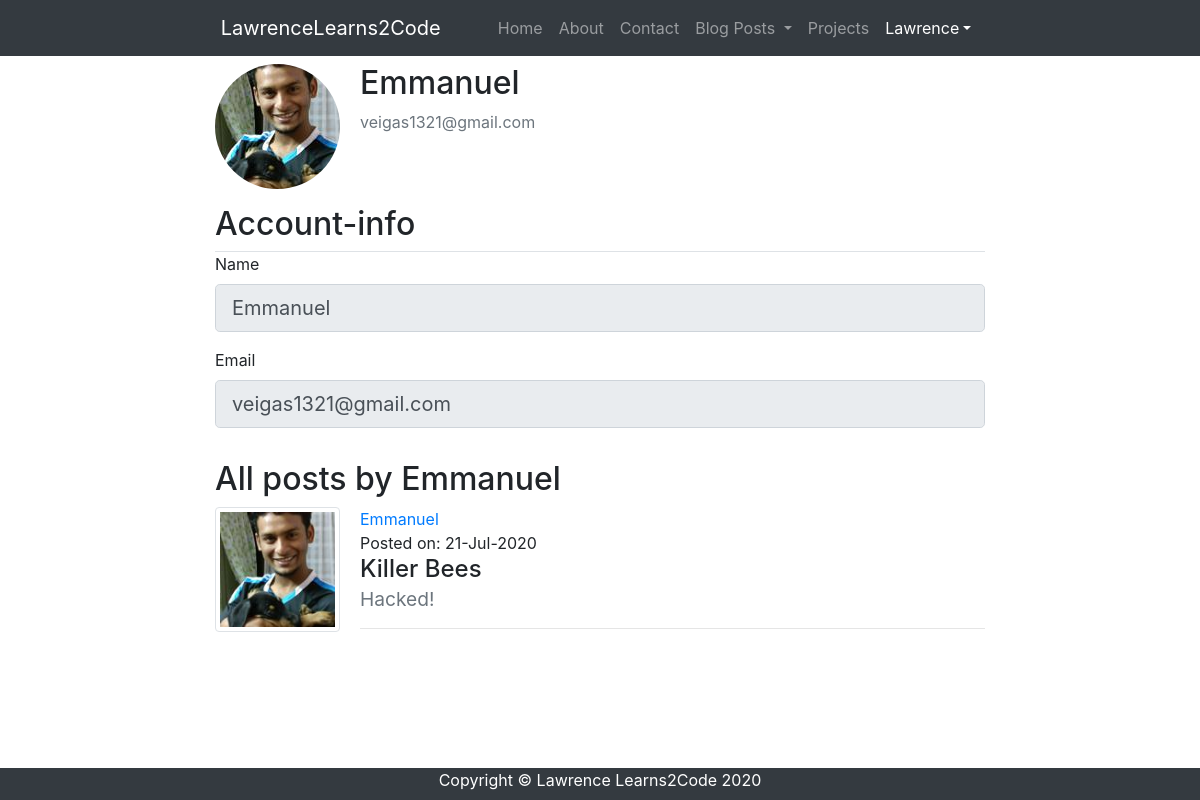
Page /account/2/ (signed in) on the committed database.
### lawrencelearns2code/models.py (models this page shows, shortened)
class User(db.Model, UserMixin):
    id = db.Column(db.Integer, primary_key=True)
    username = db.Column(db.String(20), unique=True, nullable=False)
    email = db.Column(db.String(120), unique=True, nullable=False)
    image_file = db.Column(db.String(20), nullable=False, default='default.jpg')
    password = db.Column(db.String(60), nullable=False)
    posts = db.relationship('Post', backref='author', lazy=True)

class Post(db.Model):
    id = db.Column(db.Integer, primary_key=True)
    title = db.Column(db.String(100), nullable=False)
    date_posted = db.Column(db.DateTime, nullable=False, default=datetime.utcnow)
    subtitle = db.Column(db.String(150), nullable=False)
    content = db.Column(db.Text, nullable=False)
    user_id = db.Column(db.Integer, db.ForeignKey('user.id'), nullable=False)

### lawrencelearns2code/routes.py (the view)
@app.route('/account/<user_id>/', methods=['GET','POST'])
@login_required
def account(user_id):
    form = UpdateAccountForm()
    user = User.query.get_or_404(user_id)
    posts = Post.query.filter_by(user_id=user.id).order_by(desc('date_posted')).all()
    image_file = create_image_link(user.image_file)
    form.username.render_kw = {'readonly':'true'}
    form.email.render_kw = {'readonly':'true'}
    form.picture.render_kw = {'hidden':'true'}
    form.submit.render_kw = {'hidden':'true'}
    if request.method == 'GET':
        form.username.data = user.username
        form.email.data = user.email
    return render_template('account.html', image_file=image_file, form=form, user=user, posts=posts)

### lawrencelearns2code/forms.py (shortened to what this page needs)
class UpdateAccountForm(FlaskForm):
    username = StringField('Name', validators=[DataRequired(), Length(2,20)])
    email = StringField('Email', validators=[DataRequired(), Email()])
    picture = FileField('Update Profile Picture', validators=[FileAllowed(['jpg', 'png', 'jpeg'])])
    submit = SubmitField('Update')

### lawrencelearns2code/models.py (called while the page is built)
@login_manager.user_loader
def load_user(user_id):
    return User.query.get(int(user_id))

### lawrencelearns2code/routes.py (called while the page is built)
def create_image_link(fn, blog=0):
    if blog==1:
        return url_for('static',filename='images/blog-pictures/' + fn)
    elif blog==0:
        return url_for('static',filename='images/profile-pictures/' + fn)

### lawrencelearns2code/templates/account.html (shortened to what this page needs)
{% extends "layout.html" %}
{% block content %}
    <div class="content-section my-2">
      <div class="media">
        <img class="rounded-circle account-img" src="{{ image_file }}">
        <div class="media-body">
          <h2 class="account-heading">{{ user.username }}</h2>
          <p class="text-secondary">{{ user.email }}</p>
        </div>
      </div>
        <form method="POST" action="" enctype="multipart/form-data">
            <fieldset class="form-group">
                <div class="border-bottom">
                    <h2 class="d-inline-block">
                        Account-info
                    </h2>
                </div>
                <div class="form-group">
                    {{ form.username.label(class="form-control-label") }}
                    {% if form.username.errors %}
                        {{ form.username(class="form-control form-control-lg is-invalid") }}
                        <div class="invalid-feedback">
                            {% for error in form.username.errors %}
                                <span>{{ error }}</span>
                            {% endfor %}
                        </div>
                    {% else %}
                        {{ form.username(class="form-control form-control-lg") }}
                    {% endif %}
                </div>
                <div class="form-group">
                    {{ form.email.label(class="form-control-label") }}
                    {% if form.email.errors %}
                        {{ form.email(class="form-control form-control-lg is-invalid") }}
                        <div class="invalid-feedback">
                            {% for error in form.email.errors %}
                                <span>{{ error }}</span>
                            {% endfor %}
                        </div>
                    {% else %}
                        {{ form.email(class="form-control form-control-lg") }}
                    {% endif %}
                </div>
            </fieldset>
        </form>
        {% if 'update_account' not in request.endpoint %}
        <h2>All posts by {{ user.username }}</h2>
        {% endif %}
        {% for post in posts %}
            <div class="media">
                <a href="{{url_for('account', user_id=post.user_id)}}">
                    <img class="img-thumbnail account-img" src="{{ url_for('static', filename='images/profile-pictures/' + post.author.image_file) }}">
                </a>
                <div class="media-body">
                    <div class="m-0">
                        <a href="{{url_for('account', user_id=post.user_id)}}" class="float-left">{{post.author.username}}</a>
                    </div>
                    <div class="m-0">
                        <p class="mb-0">Posted on: {{post.date_posted.strftime('%d-%b-%Y')}}</p>
                        <a href="{{url_for('read_post', _pid=post.id, _uid=post.user_id)}}" style="color: inherit;">
                            <h4>
                                {{post.title}}</br>
                                <small class="text-muted">
                                    {{post.subtitle}}
                                </small>
                            </h4>
                        </a>
                        <hr>
                    </div>
                </div>
            </div>
        {% endfor %}
    </div>
{% endblock content %}

### lawrencelearns2code/templates/layout.html (shortened to what this page needs)
<!DOCTYPE html>
<html lang="en">
<head>
  <link href="{{ url_for('static', filename='vendor/bootstrap/css/bootstrap.min.css') }}" rel="stylesheet">
  <link href="{{ url_for('static', filename='vendor/font-awesome-4.7.0/css/font-awesome.min.css') }}" rel="stylesheet">
  <link href="{{ url_for('static', filename='css/blog-post.css') }}" rel="stylesheet">
</head>
<body class="d-flex flex-column min-vh-100">
  <nav class="navbar navbar-expand-lg navbar-dark bg-dark fixed-top p">
    <div class="container-fluid">
      <a class="navbar-brand" href="{{ url_for('home') }}">
        LawrenceLearns2Code
      </a>
      <div class="collapse navbar-collapse" id="navbarResponsive">
        <ul class="navbar-nav ml-auto">
          <li class="nav-item">
            <a class="nav-link" href="{{ url_for('home') }}">Home
            </a>
          </li>
          <li class="nav-item">
            <a class="nav-link" href="{{ url_for('about') }}">About</a>
          </li>
          <li class="nav-item">
            <a class="nav-link" href="{{ url_for('home') }}">Contact</a>
          </li>
          <li class="nav-item dropdown">
            <a class="nav-link dropdown-toggle" href="#" role="button" data-toggle="dropdown" aria-haspopup="true" aria-expanded="false">
              Blog Posts
            </a>
          </li>
          <li class="nav-item">
            <a class="nav-link" href="#">Projects</a>
          </li>
          <li class="nav-item active dropdown">
            {% if current_user.is_authenticated %}
              <a class="nav-link dropdown-toggle" href="#" role="button" data-toggle="dropdown" aria-haspopup="true" aria-expanded="false">{{current_user.username}}</a>
            {% endif %}
          </li>
        </ul>
      </div>
    </div>
  </nav>
  <div class="container-fluid">
    <div class="row">
      <div class="col-lg-2">
      </div>
      <div class="col-lg-8">
        {% block content %}{% endblock content %}
      </div>
    </div>
  </div>
  <footer class="mt-auto bg-dark" style="height: 2rem;">
    <div class="container">
      <p class="m-0 text-center text-white">Copyright &copy; Lawrence Learns2Code 2020</p>
    </div>
  </footer>
</body>
</html>

### lawrencelearns2code/static/css/blog-post.css (style rules this page uses)
body { padding-top: 56px; }
.account-img { height: 125px; width: 125px; margin-right: 20px; margin-bottom: 16px; }

### rows in the picture
User: username "Lawrence"
User: username "Emmanuel", email "veigas1321@gmail.com"
Post: image_file (picture), author.username "Emmanuel", date_posted "21-Jul-2020", title "Killer Bees", subtitle "Hacked!"
